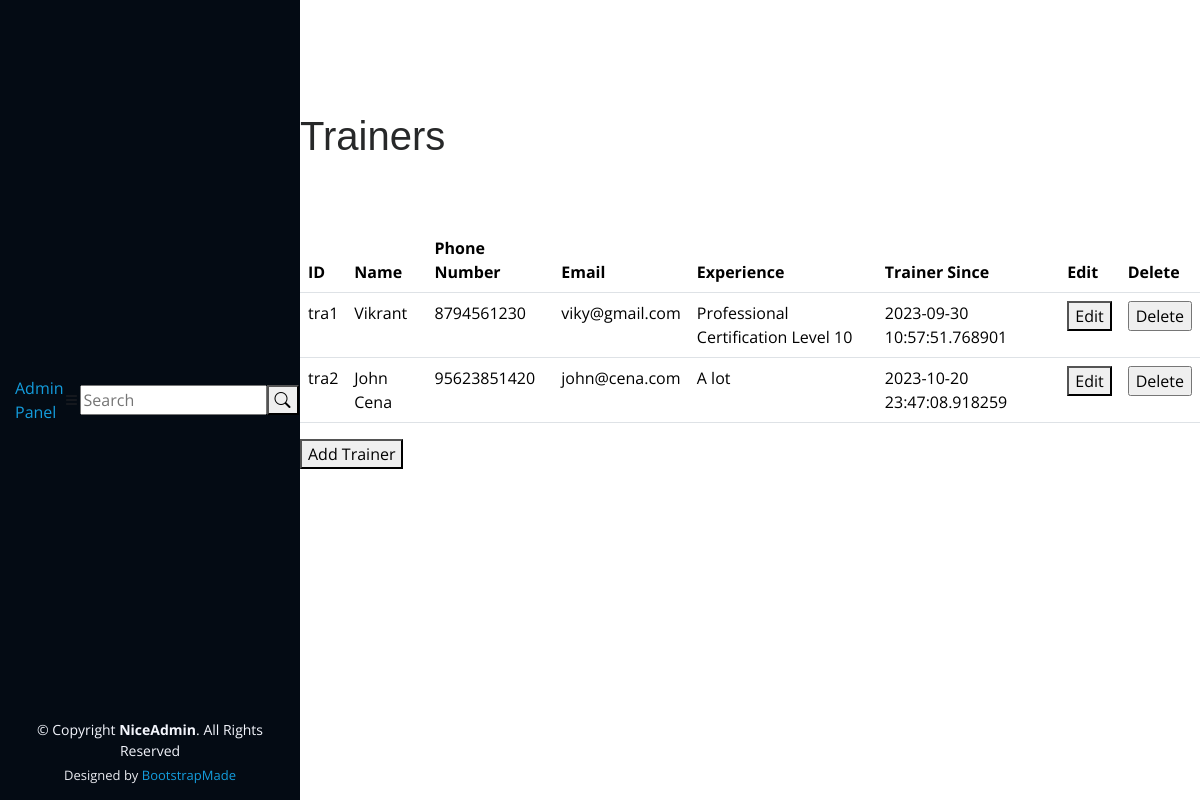
Before: /admin/trainers (signed in) with the older database file.
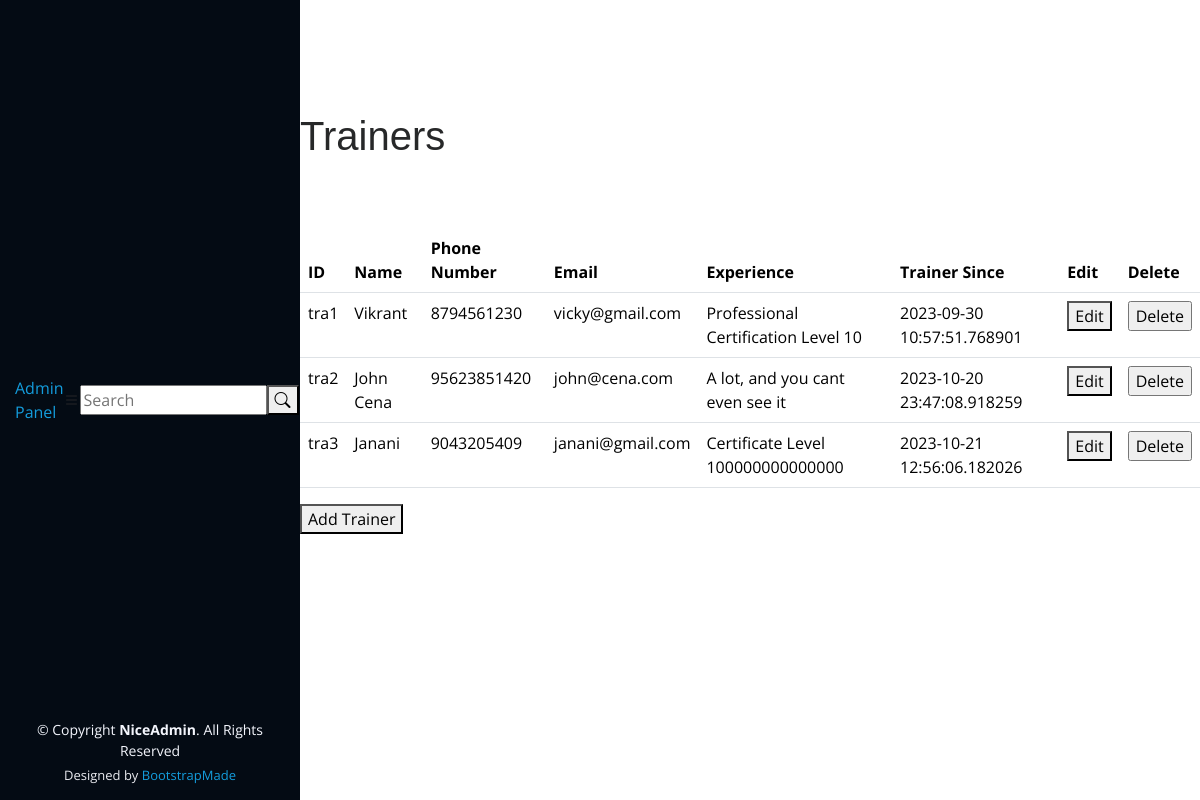
After: the same page with the newer database file.
### app.py (models this page shows, shortened)
class Trainers(db.Model,UserMixin):
    id = db.Column(db.String(10), primary_key=True)
    name = db.Column(db.String(100))
    phone_number = db.Column(db.String(15))
    email = db.Column(db.String(100), nullable=False)
    experience = db.Column(db.String(100))
    trainer_since = db.Column(db.DateTime)
    password = db.Column(db.String(128), nullable=False)

### app.py (the view)
@app.route('/admin/trainers')
def trainer_manager():
    admin = current_user
    if not isinstance(admin,Admin):
        return redirect(url_for('admin_login'))
    trainer_list = Trainers.query.all()
    return render_template('/admin/trainers.html',admin=admin,trainers=trainer_list)

### app.py (called while the page is built)
@login_manager.user_loader
def load_user(user_id):
    admin = Admin.query.get(user_id)
    if admin is None:
        member = Members.query.get(user_id)
        if member is None:
            trainer = Trainers.query.get(user_id)
            return trainer  # Return the trainer user if found
        return member  # Return the regular member user if found
    return admin  # Return the admin user if found

### templates/admin/trainers.html (shortened to what this page needs)
{% extends "/admin/header.html" %}
{% block content %}
<div class="pagetitle">
  <h1>Trainers</h1>
</div>
<section class="section dashboard">
  <div class="row">
    <div class="col">
      <table class="table">
        <thead>
          <tr>
            <th>ID</th>
            <th>Name</th>
            <th>Phone Number</th>
            <th>Email</th>
            <th>Experience</th>
            <th>Trainer Since</th>
            <th>Edit</th>
            <th>Delete</th>
          </tr>
        </thead>
        <tbody>
          {% for trainer in trainers %}
          <tr>
            <td id="trainerid">{{ trainer.id }}</td>
            <td>{{ trainer.name }}</td>
            <td>{{ trainer.phone_number }}</td>
            <td>{{ trainer.email }}</td>
            <td>{{ trainer.experience }}</td>
            <td>{{ trainer.trainer_since }}</td>
            <td><button onclick="editTrainer(trainerId)">Edit</button></td>
            <td>
              <form action="{{url_for('delete_trainer')}}" method="post">
                <input type="submit" value="Delete"
                  onclick="return confirm('Are you sure you want to delete this trainer?');">
              </form>
            </td>
          </tr>
          {% endfor %}
        </tbody>
      </table>
    </div>
  </div>
  <div class="row">
    <div class="col-lg-4">
      <button id="addTrainerButton">Add Trainer</button>
    </div>
  </div>
</section>
{% endblock %}

### templates/admin/header.html (shortened to what this page needs)
<!DOCTYPE html>
<html lang="en">
<head>
    <link href="/static/admin/assets/vendor/bootstrap/css/bootstrap.min.css" rel="stylesheet">
    <link href="/static/admin/assets/vendor/bootstrap-icons/bootstrap-icons.css" rel="stylesheet">
    <link href="/static/admin/assets/vendor/boxicons/css/boxicons.min.css" rel="stylesheet">
    <link href="/static/admin/assets/css/style.css" rel="stylesheet">
</head>
<body>
    <header id="header" class="header fixed-top d-flex align-items-center">
        <div class="d-flex align-items-center justify-content-between">
            <a href="{{url_for(('admin_panel'))}}" class="logo d-flex align-items-center">
                <span class="d-none d-lg-block">Admin Panel</span>
            </a>
            <i class="bi bi-list toggle-sidebar-btn"></i>
        </div>
        <div class="search-bar">
            <form class="search-form d-flex align-items-center" method="POST" action="#">
                <input type="text" name="query" placeholder="Search" title="Enter search keyword">
                <button type="submit" title="Search"><i class="bi bi-search"></i></button>
            </form>
        </div>
    </header>
    <aside id="sidebar" class="sidebar">
        <ul class="sidebar-nav" id="sidebar-nav">
            <li class="nav-item">
                <a class="nav-link " href="{{url_for('admin_panel')}}">
                    <span>Dashboard</span>
                </a>
            </li>
            <li class="nav-item">
                <a class="nav-link collapsed" data-bs-target="#components-nav" data-bs-toggle="collapse" href="#">
                    <span>Components</span>
                </a>
            </li>
            <li class="nav-heading">Pages</li>
            <li class="nav-item">
                <a class="nav-link collapsed" href="users-profile.html">
                    <span>Profile</span>
                </a>
            </li>
        </ul>
    </aside>
    <main id="main" class="main">
        {% block content %}{% endblock %}
    </main>
    <footer id="footer" class="footer">
        <div class="copyright">
            &copy; Copyright <strong><span>NiceAdmin</span></strong>. All Rights Reserved
        </div>
        <div class="credits">
            Designed by <a href="https://bootstrapmade.com/">BootstrapMade</a>
        </div>
    </footer>
</body>
</html>

### static/assets/css/style.css (style rules this page uses)
body { font-family: "Open Sans", sans-serif; color: #272829; }
a { color: #149ddd; text-decoration: none; }
h1, h2, h3, h4, h5, h6 { font-family: "Raleway", sans-serif; }
#header { position: fixed; top: 0; left: 0; bottom: 0; width: 300px; transition: all ease-in-out 0.5s; z-index: 9997; transition: all 0.5s; padding: 0 15px; background: #040b14; overflow-y: auto; }
#main { margin-left: 300px; }
section { padding: 60px 0; overflow: hidden; }
#footer { padding: 15px; color: #f4f6fd; font-size: 14px; position: fixed; left: 0; bottom: 0; width: 300px; z-index: 9999; background: #040b14; }
#footer .copyright { text-align: center; }
#footer .credits { padding-top: 5px; text-align: center; font-size: 13px; color: #eaebf0; }

Changed rows visible on the page:
changed Trainers "tra1": email "viky@gmail.com" → "vicky@gmail.com"
changed Trainers "tra2": experience "A lot" → "A lot, and you cant even see it"
added Trainers: id "tra3", name "Janani", phone_number "9043205409", email "janani@gmail.com", experience "Certificate Level 100000000000000", trainer_since "2023-10-21 12:56:06.182026"
